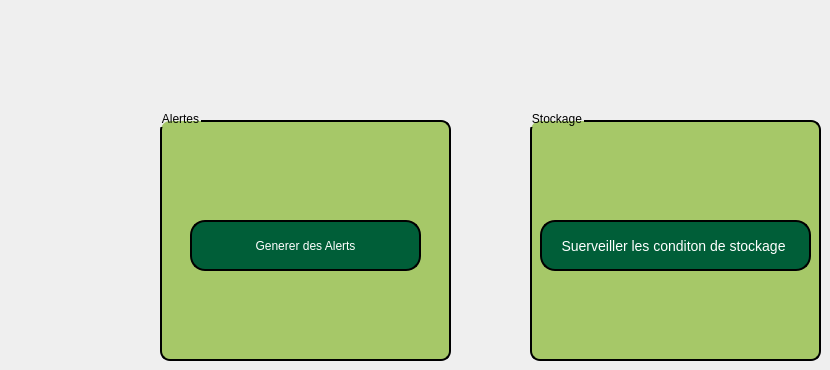
       <widget class="QWidget" name="tab_11">
        <attribute name="title">
         <string>Tab 2</string>
        </attribute>
        <widget class="QGroupBox" name="groupBox_8">
         <property name="geometry">
          <rect>
           <x>160</x>
           <y>110</y>
           <width>291</width>
           <height>251</height>
          </rect>
         </property>
         <property name="styleSheet">
          <string notr="true">QGroupBox {
    background-color: #a6c868;     /* Set background color to white */
    border: 2px solid;   /* Set border color */
    border-radius: 10px;         /* Rounded corners */
    margin-top: 10px;            /* Space for the title */
    padding: 10px;               /* Padding inside the box */
}</string>
         </property>
         <property name="title">
          <string>Alertes</string>
         </property>
         <widget class="QPushButton" name="pushButton_31">
          <property name="geometry">
           <rect>
            <x>30</x>
            <y>110</y>
            <width>231</width>
            <height>51</height>
           </rect>
          </property>
          <property name="styleSheet">
           <string notr="true">QPushButton {
    color: white;                      /* Text color */
    border: 2px solid black;         /* Border width and color */
    border-radius: 15px;              /* Round the corners */
    background-color: #005e38;        /* Optional: Set a background color */
    padding: 10px 20px;               /* Add padding for better aesthetics */
}

QPushButton:hover {
    background-color: #45a049;        /* Change background color on hover */
}

QPushButton:pressed {
    background-color: #3e8e41;        /* Change background color when pressed */
}</string>
          </property>
          <property name="text">
           <string>Generer des Alerts</string>
          </property>
         </widget>
        </widget>
        <widget class="QGroupBox" name="groupBox_9">
         <property name="geometry">
          <rect>
           <x>530</x>
           <y>110</y>
           <width>291</width>
           <height>251</height>
          </rect>
         </property>
         <property name="styleSheet">
          <string notr="true">QGroupBox {
    background-color: #a6c868;     /* Set background color to white */
    border: 2px solid;   /* Set border color */
    border-radius: 10px;         /* Rounded corners */
    margin-top: 10px;            /* Space for the title */
    padding: 10px;               /* Padding inside the box */
}</string>
         </property>
         <property name="title">
          <string>Stockage</string>
         </property>
         <widget class="QPushButton" name="pushButton_32">
          <property name="geometry">
           <rect>
            <x>10</x>
            <y>110</y>
            <width>271</width>
            <height>51</height>
           </rect>
          </property>
          <property name="styleSheet">
           <string notr="true">QPushButton {
   font-size:14px;
    color: white;                      /* Text color */
    border: 2px solid black;         /* Border width and color */
    border-radius: 15px;              /* Round the corners */
    background-color: #005e38;        /* Optional: Set a background color */
    padding: 10px 20px;               /* Add padding for better aesthetics */
}

QPushButton:hover {
    background-color: #45a049;        /* Change background color on hover */
}

QPushButton:pressed {
    background-color: #3e8e41;        /* Change background color when pressed */
}</string>
          </property>
          <property name="text">
           <string>Suerveiller les conditon de stockage </string>
          </property>
         </widget>
        </widget>
       </widget>
